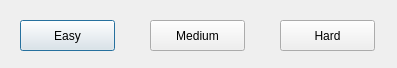
<?xml version="1.0" encoding="UTF-8"?>
<ui version="4.0">
 <class>ChooseDifficultyDialogue</class>
 <widget class="QDialog" name="ChooseDifficultyDialogue">
  <property name="geometry">
   <rect>
    <x>0</x>
    <y>0</y>
    <width>397</width>
    <height>68</height>
   </rect>
  </property>
  <property name="windowTitle">
   <string>Test Your Might</string>
  </property>
  <property name="modal">
   <bool>true</bool>
  </property>
  <widget class="QPushButton" name="buttonEasy">
   <property name="geometry">
    <rect>
     <x>20</x>
     <y>20</y>
     <width>95</width>
     <height>31</height>
    </rect>
   </property>
   <property name="text">
    <string>Easy</string>
   </property>
  </widget>
  <widget class="QPushButton" name="buttonMedium">
   <property name="geometry">
    <rect>
     <x>150</x>
     <y>20</y>
     <width>95</width>
     <height>31</height>
    </rect>
   </property>
   <property name="text">
    <string>Medium</string>
   </property>
  </widget>
  <widget class="QPushButton" name="buttonHard">
   <property name="geometry">
    <rect>
     <x>280</x>
     <y>20</y>
     <width>95</width>
     <height>31</height>
    </rect>
   </property>
   <property name="text">
    <string>Hard</string>
   </property>
  </widget>
 </widget>
 <resources/>
 <connections/>
</ui>
